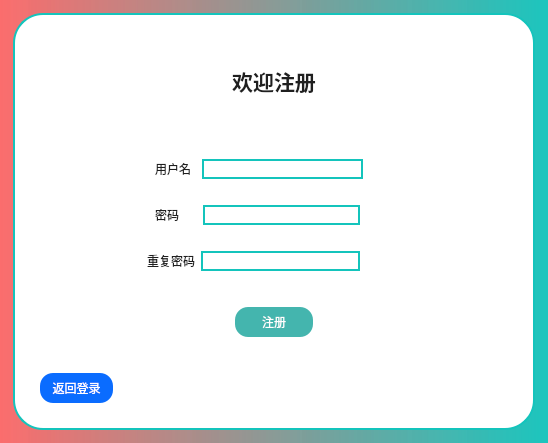
<?xml version="1.0" encoding="UTF-8"?>
<ui version="4.0">
 <class>KLoginWindowClass</class>
 <widget class="QWidget" name="KLoginWindowClass">
  <property name="geometry">
   <rect>
    <x>0</x>
    <y>0</y>
    <width>548</width>
    <height>443</height>
   </rect>
  </property>
  <property name="windowTitle">
   <string>KLoginWindow</string>
  </property>
  <property name="windowIcon">
   <iconset resource="kloginwindow.qrc">
    <normaloff>:/images/address-card.svg</normaloff>:/images/address-card.svg</iconset>
  </property>
  <property name="styleSheet">
   <string notr="true">background-color: qlineargradient(spread:pad, x1:0, y1:0, x2:1, y2:0, stop:0 rgba(251,102,102, 200), stop:1 rgba(20,196,188, 210));</string>
  </property>
  <layout class="QGridLayout" name="gridLayout">
   <item row="0" column="1">
    <spacer name="verticalSpacer_14">
     <property name="orientation">
      <enum>Qt::Vertical</enum>
     </property>
     <property name="sizeType">
      <enum>QSizePolicy::Fixed</enum>
     </property>
     <property name="sizeHint" stdset="0">
      <size>
       <width>20</width>
       <height>2</height>
      </size>
     </property>
    </spacer>
   </item>
   <item row="1" column="0">
    <spacer name="horizontalSpacer_28">
     <property name="orientation">
      <enum>Qt::Horizontal</enum>
     </property>
     <property name="sizeType">
      <enum>QSizePolicy::Fixed</enum>
     </property>
     <property name="sizeHint" stdset="0">
      <size>
       <width>2</width>
       <height>20</height>
      </size>
     </property>
    </spacer>
   </item>
   <item row="1" column="1">
    <widget class="QWidget" name="verticalWidget" native="true">
     <property name="minimumSize">
      <size>
       <width>0</width>
       <height>0</height>
      </size>
     </property>
     <property name="styleSheet">
      <string notr="true">font: 25 14pt &quot;微软雅黑&quot;;
color: rgb(31,31,31);	
background-color: rgb(255, 255, 255);
border:2px solid rgb(20,196,188);
border-radius:30px;
text-align:center;
</string>
     </property>
     <layout class="QVBoxLayout" name="verticalLayout_4" stretch="0">
      <item>
       <widget class="QStackedWidget" name="stackedWidget">
        <property name="styleSheet">
         <string notr="true">font: 25 10pt &quot;等线&quot;;
color: rgb(31,31,31);	
background-color: rgb(255, 255, 255);
border:0px;
text-align:center;</string>
        </property>
        <property name="currentIndex">
         <number>1</number>
        </property>
        <widget class="QWidget" name="page">
         <layout class="QVBoxLayout" name="verticalLayout" stretch="1,2,2,2,2,2,1,1,1,1,1">
          <item>
           <spacer name="verticalSpacer">
            <property name="orientation">
             <enum>Qt::Vertical</enum>
            </property>
            <property name="sizeType">
             <enum>QSizePolicy::Fixed</enum>
            </property>
            <property name="sizeHint" stdset="0">
             <size>
              <width>20</width>
              <height>5</height>
             </size>
            </property>
           </spacer>
          </item>
          <item>
           <layout class="QHBoxLayout" name="horizontalLayout">
            <item>
             <spacer name="horizontalSpacer">
              <property name="orientation">
               <enum>Qt::Horizontal</enum>
              </property>
              <property name="sizeType">
               <enum>QSizePolicy::Fixed</enum>
              </property>
              <property name="sizeHint" stdset="0">
               <size>
                <width>133</width>
                <height>20</height>
               </size>
              </property>
             </spacer>
            </item>
            <item>
             <widget class="QLabel" name="labelTitile">
              <property name="text">
               <string>&lt;html&gt;&lt;head/&gt;&lt;body&gt;&lt;p align=&quot;center&quot;&gt;&lt;span style=&quot; font-size:18pt; font-weight:600;&quot;&gt;欢迎进入-待办-&lt;/span&gt;&lt;/p&gt;&lt;/body&gt;&lt;/html&gt;</string>
              </property>
             </widget>
            </item>
            <item>
             <spacer name="horizontalSpacer_2">
              <property name="orientation">
               <enum>Qt::Horizontal</enum>
              </property>
              <property name="sizeType">
               <enum>QSizePolicy::Fixed</enum>
              </property>
              <property name="sizeHint" stdset="0">
               <size>
                <width>121</width>
                <height>20</height>
               </size>
              </property>
             </spacer>
            </item>
           </layout>
          </item>
          <item>
           <spacer name="verticalSpacer_2">
            <property name="orientation">
             <enum>Qt::Vertical</enum>
            </property>
            <property name="sizeType">
             <enum>QSizePolicy::Fixed</enum>
            </property>
            <property name="sizeHint" stdset="0">
             <size>
              <width>20</width>
              <height>5</height>
             </size>
            </property>
           </spacer>
          </item>
          <item>
           <layout class="QHBoxLayout" name="horizontalLayout_2">
            <item>
             <spacer name="horizontalSpacer_3">
              <property name="orientation">
               <enum>Qt::Horizontal</enum>
              </property>
              <property name="sizeType">
               <enum>QSizePolicy::Fixed</enum>
              </property>
              <property name="sizeHint" stdset="0">
               <size>
                <width>120</width>
                <height>20</height>
               </size>
              </property>
             </spacer>
            </item>
            <item>
             <widget class="QLabel" name="label_name">
              <property name="text">
               <string>用户名：</string>
              </property>
             </widget>
            </item>
            <item>
             <spacer name="horizontalSpacer_7">
              <property name="orientation">
               <enum>Qt::Horizontal</enum>
              </property>
              <property name="sizeType">
               <enum>QSizePolicy::Fixed</enum>
              </property>
              <property name="sizeHint" stdset="0">
               <size>
                <width>5</width>
                <height>20</height>
               </size>
              </property>
             </spacer>
            </item>
            <item>
             <widget class="QLineEdit" name="lineEditUserName">
              <property name="styleSheet">
               <string notr="true">border:2px solid rgb(20,196,188);
border-radius:30px;</string>
              </property>
             </widget>
            </item>
            <item>
             <spacer name="horizontalSpacer_4">
              <property name="orientation">
               <enum>Qt::Horizontal</enum>
              </property>
              <property name="sizeType">
               <enum>QSizePolicy::Fixed</enum>
              </property>
              <property name="sizeHint" stdset="0">
               <size>
                <width>120</width>
                <height>20</height>
               </size>
              </property>
             </spacer>
            </item>
           </layout>
          </item>
          <item>
           <spacer name="verticalSpacer_3">
            <property name="orientation">
             <enum>Qt::Vertical</enum>
            </property>
            <property name="sizeType">
             <enum>QSizePolicy::Fixed</enum>
            </property>
            <property name="sizeHint" stdset="0">
             <size>
              <width>20</width>
              <height>20</height>
             </size>
            </property>
           </spacer>
          </item>
          <item>
           <layout class="QHBoxLayout" name="horizontalLayout_3">
            <item>
             <spacer name="horizontalSpacer_5">
              <property name="orientation">
               <enum>Qt::Horizontal</enum>
              </property>
              <property name="sizeType">
               <enum>QSizePolicy::Fixed</enum>
              </property>
              <property name="sizeHint" stdset="0">
               <size>
                <width>120</width>
                <height>20</height>
               </size>
              </property>
             </spacer>
            </item>
            <item>
             <widget class="QLabel" name="label_pwd">
              <property name="text">
               <string>密码：</string>
              </property>
             </widget>
            </item>
            <item>
             <spacer name="horizontalSpacer_8">
              <property name="orientation">
               <enum>Qt::Horizontal</enum>
              </property>
              <property name="sizeType">
               <enum>QSizePolicy::Fixed</enum>
              </property>
              <property name="sizeHint" stdset="0">
               <size>
                <width>18</width>
                <height>20</height>
               </size>
              </property>
             </spacer>
            </item>
            <item>
             <widget class="QLineEdit" name="lineEditPwd">
              <property name="styleSheet">
               <string notr="true">border:2px solid rgb(20,196,188);
border-radius:30px;</string>
              </property>
             </widget>
            </item>
            <item>
             <spacer name="horizontalSpacer_30">
              <property name="orientation">
               <enum>Qt::Horizontal</enum>
              </property>
              <property name="sizeType">
               <enum>QSizePolicy::Fixed</enum>
              </property>
              <property name="sizeHint" stdset="0">
               <size>
                <width>10</width>
                <height>20</height>
               </size>
              </property>
             </spacer>
            </item>
            <item>
             <widget class="QPushButton" name="btnShowPwd">
              <property name="sizePolicy">
               <sizepolicy hsizetype="Minimum" vsizetype="Fixed">
                <horstretch>0</horstretch>
                <verstretch>0</verstretch>
               </sizepolicy>
              </property>
              <property name="minimumSize">
               <size>
                <width>28</width>
                <height>20</height>
               </size>
              </property>
              <property name="styleSheet">
               <string notr="true">border-image:url(:/images/eye-slash.svg);</string>
              </property>
              <property name="text">
               <string/>
              </property>
              <property name="checkable">
               <bool>true</bool>
              </property>
              <property name="autoExclusive">
               <bool>false</bool>
              </property>
             </widget>
            </item>
            <item>
             <spacer name="horizontalSpacer_6">
              <property name="orientation">
               <enum>Qt::Horizontal</enum>
              </property>
              <property name="sizeType">
               <enum>QSizePolicy::Fixed</enum>
              </property>
              <property name="sizeHint" stdset="0">
               <size>
                <width>75</width>
                <height>20</height>
               </size>
              </property>
             </spacer>
            </item>
           </layout>
          </item>
          <item>
           <spacer name="verticalSpacer_4">
            <property name="orientation">
             <enum>Qt::Vertical</enum>
            </property>
            <property name="sizeType">
             <enum>QSizePolicy::Fixed</enum>
            </property>
            <property name="sizeHint" stdset="0">
             <size>
              <width>20</width>
              <height>30</height>
             </size>
            </property>
           </spacer>
          </item>
          <item>
           <layout class="QHBoxLayout" name="horizontalLayout_4">
            <item>
             <spacer name="horizontalSpacer_9">
              <property name="orientation">
               <enum>Qt::Horizontal</enum>
              </property>
              <property name="sizeType">
               <enum>QSizePolicy::Fixed</enum>
              </property>
              <property name="sizeHint" stdset="0">
               <size>
                <width>200</width>
                <height>20</height>
               </size>
              </property>
             </spacer>
            </item>
            <item>
             <widget class="QPushButton" name="btnLogin">
              <property name="sizePolicy">
               <sizepolicy hsizetype="Minimum" vsizetype="Fixed">
                <horstretch>0</horstretch>
                <verstretch>0</verstretch>
               </sizepolicy>
              </property>
              <property name="minimumSize">
               <size>
                <width>0</width>
                <height>30</height>
               </size>
              </property>
              <property name="styleSheet">
               <string notr="true">QPushButton {
color:rgb(255, 255, 255);
background-color:rgb(68,181,174);
border-radius:13px;
font: bold 9pt &quot;微软雅黑&quot;;
border:0px;
}
QPushButton:hover {
background-color:rgb(100, 197, 255);
font: bold 9pt &quot;微软雅黑&quot;;
}
QPushButton:pressed {
background-color:rgb(247,76,49);
font: bold 9pt &quot;微软雅黑&quot;;
}
QPushButton:disabled {
    background-color: rgb(160,160,160);
    font: bold 9pt &quot;微软雅黑&quot;;
    opacity: 0.5;
    border: 2px solid rgb(255, 0, 0);
}</string>
              </property>
              <property name="text">
               <string>登录</string>
              </property>
             </widget>
            </item>
            <item>
             <spacer name="horizontalSpacer_10">
              <property name="orientation">
               <enum>Qt::Horizontal</enum>
              </property>
              <property name="sizeType">
               <enum>QSizePolicy::Fixed</enum>
              </property>
              <property name="sizeHint" stdset="0">
               <size>
                <width>200</width>
                <height>20</height>
               </size>
              </property>
             </spacer>
            </item>
           </layout>
          </item>
          <item>
           <spacer name="verticalSpacer_5">
            <property name="orientation">
             <enum>Qt::Vertical</enum>
            </property>
            <property name="sizeType">
             <enum>QSizePolicy::Fixed</enum>
            </property>
            <property name="sizeHint" stdset="0">
             <size>
              <width>20</width>
              <height>35</height>
             </size>
            </property>
           </spacer>
          </item>
          <item>
           <layout class="QHBoxLayout" name="horizontalLayout_5">
            <item>
             <spacer name="horizontalSpacer_12">
              <property name="orientation">
               <enum>Qt::Horizontal</enum>
              </property>
              <property name="sizeType">
               <enum>QSizePolicy::Fixed</enum>
              </property>
              <property name="sizeHint" stdset="0">
               <size>
                <width>5</width>
                <height>20</height>
               </size>
              </property>
             </spacer>
            </item>
            <item>
             <widget class="QPushButton" name="btnToRegister">
              <property name="sizePolicy">
               <sizepolicy hsizetype="Minimum" vsizetype="Fixed">
                <horstretch>0</horstretch>
                <verstretch>0</verstretch>
               </sizepolicy>
              </property>
              <property name="minimumSize">
               <size>
                <width>0</width>
                <height>30</height>
               </size>
              </property>
              <property name="styleSheet">
               <string notr="true">QPushButton {
color:rgb(255, 255, 255);
background-color:rgb(10, 108, 255);
border-radius:13px;
font: bold 9pt &quot;微软雅黑&quot;;
border:0px;
}
QPushButton:hover {
background-color:rgb(100, 197, 255);
font: bold 9pt &quot;微软雅黑&quot;;
}
QPushButton:pressed {
background-color:rgb(247,76,49);
font: bold 9pt &quot;微软雅黑&quot;;
}
QPushButton:disabled {
    background-color: rgb(160,160,160);
    font: bold 9pt &quot;微软雅黑&quot;;
    opacity: 0.5;
    border: 2px solid rgb(255, 0, 0);
}</string>
              </property>
              <property name="text">
               <string>注册账号</string>
              </property>
             </widget>
            </item>
            <item>
             <spacer name="horizontalSpacer_11">
              <property name="orientation">
               <enum>Qt::Horizontal</enum>
              </property>
              <property name="sizeType">
               <enum>QSizePolicy::Fixed</enum>
              </property>
              <property name="sizeHint" stdset="0">
               <size>
                <width>400</width>
                <height>20</height>
               </size>
              </property>
             </spacer>
            </item>
           </layout>
          </item>
          <item>
           <spacer name="verticalSpacer_6">
            <property name="orientation">
             <enum>Qt::Vertical</enum>
            </property>
            <property name="sizeType">
             <enum>QSizePolicy::Fixed</enum>
            </property>
            <property name="sizeHint" stdset="0">
             <size>
              <width>20</width>
              <height>5</height>
             </size>
            </property>
           </spacer>
          </item>
         </layout>
        </widget>
        <widget class="QWidget" name="page_2">
         <layout class="QVBoxLayout" name="verticalLayout_2" stretch="3,3,3,3,3,3,3,3,1,2,2,2,1">
          <item>
           <spacer name="verticalSpacer_7">
            <property name="orientation">
             <enum>Qt::Vertical</enum>
            </property>
            <property name="sizeType">
             <enum>QSizePolicy::Fixed</enum>
            </property>
            <property name="sizeHint" stdset="0">
             <size>
              <width>20</width>
              <height>5</height>
             </size>
            </property>
           </spacer>
          </item>
          <item>
           <layout class="QHBoxLayout" name="horizontalLayout_6">
            <item>
             <spacer name="horizontalSpacer_13">
              <property name="orientation">
               <enum>Qt::Horizontal</enum>
              </property>
              <property name="sizeType">
               <enum>QSizePolicy::Fixed</enum>
              </property>
              <property name="sizeHint" stdset="0">
               <size>
                <width>190</width>
                <height>20</height>
               </size>
              </property>
             </spacer>
            </item>
            <item>
             <widget class="QLabel" name="labelReTitile">
              <property name="text">
               <string>&lt;html&gt;&lt;head/&gt;&lt;body&gt;&lt;p align=&quot;center&quot;&gt;&lt;span style=&quot; font-size:16pt; font-weight:600;&quot;&gt;欢迎注册&lt;/span&gt;&lt;/p&gt;&lt;/body&gt;&lt;/html&gt;</string>
              </property>
             </widget>
            </item>
            <item>
             <spacer name="horizontalSpacer_14">
              <property name="orientation">
               <enum>Qt::Horizontal</enum>
              </property>
              <property name="sizeType">
               <enum>QSizePolicy::Fixed</enum>
              </property>
              <property name="sizeHint" stdset="0">
               <size>
                <width>190</width>
                <height>20</height>
               </size>
              </property>
             </spacer>
            </item>
           </layout>
          </item>
          <item>
           <spacer name="verticalSpacer_8">
            <property name="orientation">
             <enum>Qt::Vertical</enum>
            </property>
            <property name="sizeType">
             <enum>QSizePolicy::Fixed</enum>
            </property>
            <property name="sizeHint" stdset="0">
             <size>
              <width>20</width>
              <height>30</height>
             </size>
            </property>
           </spacer>
          </item>
          <item>
           <layout class="QHBoxLayout" name="horizontalLayout_7">
            <item>
             <spacer name="horizontalSpacer_15">
              <property name="orientation">
               <enum>Qt::Horizontal</enum>
              </property>
              <property name="sizeType">
               <enum>QSizePolicy::Fixed</enum>
              </property>
              <property name="sizeHint" stdset="0">
               <size>
                <width>120</width>
                <height>20</height>
               </size>
              </property>
             </spacer>
            </item>
            <item>
             <widget class="QLabel" name="labelReName">
              <property name="text">
               <string>用户名</string>
              </property>
             </widget>
            </item>
            <item>
             <spacer name="horizontalSpacer_17">
              <property name="orientation">
               <enum>Qt::Horizontal</enum>
              </property>
              <property name="sizeType">
               <enum>QSizePolicy::Fixed</enum>
              </property>
              <property name="sizeHint" stdset="0">
               <size>
                <width>5</width>
                <height>20</height>
               </size>
              </property>
             </spacer>
            </item>
            <item>
             <widget class="QLineEdit" name="lineEditReName">
              <property name="styleSheet">
               <string notr="true">border:2px solid rgb(20,196,188);
border-radius:30px;</string>
              </property>
             </widget>
            </item>
            <item>
             <spacer name="horizontalSpacer_16">
              <property name="orientation">
               <enum>Qt::Horizontal</enum>
              </property>
              <property name="sizeType">
               <enum>QSizePolicy::Fixed</enum>
              </property>
              <property name="sizeHint" stdset="0">
               <size>
                <width>150</width>
                <height>20</height>
               </size>
              </property>
             </spacer>
            </item>
           </layout>
          </item>
          <item>
           <spacer name="verticalSpacer_9">
            <property name="orientation">
             <enum>Qt::Vertical</enum>
            </property>
            <property name="sizeType">
             <enum>QSizePolicy::Fixed</enum>
            </property>
            <property name="sizeHint" stdset="0">
             <size>
              <width>20</width>
              <height>20</height>
             </size>
            </property>
           </spacer>
          </item>
          <item>
           <layout class="QHBoxLayout" name="horizontalLayout_8">
            <item>
             <spacer name="horizontalSpacer_18">
              <property name="orientation">
               <enum>Qt::Horizontal</enum>
              </property>
              <property name="sizeType">
               <enum>QSizePolicy::Fixed</enum>
              </property>
              <property name="sizeHint" stdset="0">
               <size>
                <width>120</width>
                <height>20</height>
               </size>
              </property>
             </spacer>
            </item>
            <item>
             <widget class="QLabel" name="labelRePwd">
              <property name="text">
               <string>密码</string>
              </property>
             </widget>
            </item>
            <item>
             <spacer name="horizontalSpacer_20">
              <property name="orientation">
               <enum>Qt::Horizontal</enum>
              </property>
              <property name="sizeType">
               <enum>QSizePolicy::Fixed</enum>
              </property>
              <property name="sizeHint" stdset="0">
               <size>
                <width>18</width>
                <height>20</height>
               </size>
              </property>
             </spacer>
            </item>
            <item>
             <widget class="QLineEdit" name="lineEditRePwd">
              <property name="styleSheet">
               <string notr="true">border:2px solid rgb(20,196,188);
border-radius:30px;</string>
              </property>
             </widget>
            </item>
            <item>
             <spacer name="horizontalSpacer_31">
              <property name="orientation">
               <enum>Qt::Horizontal</enum>
              </property>
              <property name="sizeType">
               <enum>QSizePolicy::Fixed</enum>
              </property>
              <property name="sizeHint" stdset="0">
               <size>
                <width>10</width>
                <height>20</height>
               </size>
              </property>
             </spacer>
            </item>
            <item>
             <widget class="QPushButton" name="btnShowPwd_2">
              <property name="sizePolicy">
               <sizepolicy hsizetype="Minimum" vsizetype="Fixed">
                <horstretch>0</horstretch>
                <verstretch>0</verstretch>
               </sizepolicy>
              </property>
              <property name="minimumSize">
               <size>
                <width>28</width>
                <height>20</height>
               </size>
              </property>
              <property name="styleSheet">
               <string notr="true">border-image:url(:/images/eye-slash.svg);</string>
              </property>
              <property name="text">
               <string/>
              </property>
              <property name="checkable">
               <bool>true</bool>
              </property>
              <property name="autoExclusive">
               <bool>false</bool>
              </property>
             </widget>
            </item>
            <item>
             <spacer name="horizontalSpacer_19">
              <property name="orientation">
               <enum>Qt::Horizontal</enum>
              </property>
              <property name="sizeType">
               <enum>QSizePolicy::Fixed</enum>
              </property>
              <property name="sizeHint" stdset="0">
               <size>
                <width>105</width>
                <height>20</height>
               </size>
              </property>
             </spacer>
            </item>
           </layout>
          </item>
          <item>
           <spacer name="verticalSpacer_10">
            <property name="orientation">
             <enum>Qt::Vertical</enum>
            </property>
            <property name="sizeType">
             <enum>QSizePolicy::Fixed</enum>
            </property>
            <property name="sizeHint" stdset="0">
             <size>
              <width>20</width>
              <height>20</height>
             </size>
            </property>
           </spacer>
          </item>
          <item>
           <layout class="QHBoxLayout" name="horizontalLayout_9">
            <item>
             <spacer name="horizontalSpacer_21">
              <property name="orientation">
               <enum>Qt::Horizontal</enum>
              </property>
              <property name="sizeType">
               <enum>QSizePolicy::Fixed</enum>
              </property>
              <property name="sizeHint" stdset="0">
               <size>
                <width>112</width>
                <height>20</height>
               </size>
              </property>
             </spacer>
            </item>
            <item>
             <widget class="QLabel" name="labelRePwd_2">
              <property name="text">
               <string>重复密码</string>
              </property>
             </widget>
            </item>
            <item>
             <spacer name="horizontalSpacer_22">
              <property name="orientation">
               <enum>Qt::Horizontal</enum>
              </property>
              <property name="sizeType">
               <enum>QSizePolicy::Fixed</enum>
              </property>
              <property name="sizeHint" stdset="0">
               <size>
                <width>0</width>
                <height>20</height>
               </size>
              </property>
             </spacer>
            </item>
            <item>
             <widget class="QLineEdit" name="lineEditRePwd_2">
              <property name="styleSheet">
               <string notr="true">border:2px solid rgb(20,196,188);
border-radius:30px;</string>
              </property>
             </widget>
            </item>
            <item>
             <spacer name="horizontalSpacer_32">
              <property name="orientation">
               <enum>Qt::Horizontal</enum>
              </property>
              <property name="sizeType">
               <enum>QSizePolicy::Fixed</enum>
              </property>
              <property name="sizeHint" stdset="0">
               <size>
                <width>10</width>
                <height>20</height>
               </size>
              </property>
             </spacer>
            </item>
            <item>
             <widget class="QPushButton" name="btnShowPwd_3">
              <property name="sizePolicy">
               <sizepolicy hsizetype="Minimum" vsizetype="Fixed">
                <horstretch>0</horstretch>
                <verstretch>0</verstretch>
               </sizepolicy>
              </property>
              <property name="minimumSize">
               <size>
                <width>28</width>
                <height>20</height>
               </size>
              </property>
              <property name="styleSheet">
               <string notr="true">border-image:url(:/images/eye-slash.svg);</string>
              </property>
              <property name="text">
               <string/>
              </property>
              <property name="checkable">
               <bool>true</bool>
              </property>
              <property name="autoExclusive">
               <bool>false</bool>
              </property>
             </widget>
            </item>
            <item>
             <spacer name="horizontalSpacer_23">
              <property name="orientation">
               <enum>Qt::Horizontal</enum>
              </property>
              <property name="sizeType">
               <enum>QSizePolicy::Fixed</enum>
              </property>
              <property name="sizeHint" stdset="0">
               <size>
                <width>105</width>
                <height>20</height>
               </size>
              </property>
             </spacer>
            </item>
           </layout>
          </item>
          <item>
           <spacer name="verticalSpacer_11">
            <property name="orientation">
             <enum>Qt::Vertical</enum>
            </property>
            <property name="sizeType">
             <enum>QSizePolicy::Fixed</enum>
            </property>
            <property name="sizeHint" stdset="0">
             <size>
              <width>20</width>
              <height>30</height>
             </size>
            </property>
           </spacer>
          </item>
          <item>
           <layout class="QHBoxLayout" name="horizontalLayout_10">
            <item>
             <spacer name="horizontalSpacer_24">
              <property name="orientation">
               <enum>Qt::Horizontal</enum>
              </property>
              <property name="sizeType">
               <enum>QSizePolicy::Fixed</enum>
              </property>
              <property name="sizeHint" stdset="0">
               <size>
                <width>200</width>
                <height>20</height>
               </size>
              </property>
             </spacer>
            </item>
            <item>
             <widget class="QPushButton" name="btnRegister">
              <property name="sizePolicy">
               <sizepolicy hsizetype="Minimum" vsizetype="Fixed">
                <horstretch>0</horstretch>
                <verstretch>0</verstretch>
               </sizepolicy>
              </property>
              <property name="minimumSize">
               <size>
                <width>0</width>
                <height>30</height>
               </size>
              </property>
              <property name="styleSheet">
               <string notr="true">QPushButton {
color:rgb(255, 255, 255);
background-color:rgb(68,181,174);
border-radius:13px;
font: bold 9pt &quot;微软雅黑&quot;;
border:0px;
}
QPushButton:hover {
background-color:rgb(100, 197, 255);
font: bold 9pt &quot;微软雅黑&quot;;
}
QPushButton:pressed {
background-color:rgb(247,76,49);
font: bold 9pt &quot;微软雅黑&quot;;
}
QPushButton:disabled {
    background-color: rgb(160,160,160);
    font: bold 9pt &quot;微软雅黑&quot;;
    opacity: 0.5;
    border: 2px solid rgb(255, 0, 0);
}</string>
              </property>
              <property name="text">
               <string>注册</string>
              </property>
             </widget>
            </item>
            <item>
             <spacer name="horizontalSpacer_25">
              <property name="orientation">
               <enum>Qt::Horizontal</enum>
              </property>
              <property name="sizeType">
               <enum>QSizePolicy::Fixed</enum>
              </property>
              <property name="sizeHint" stdset="0">
               <size>
                <width>200</width>
                <height>20</height>
               </size>
              </property>
             </spacer>
            </item>
           </layout>
          </item>
          <item>
           <spacer name="verticalSpacer_12">
            <property name="orientation">
             <enum>Qt::Vertical</enum>
            </property>
            <property name="sizeType">
             <enum>QSizePolicy::Fixed</enum>
            </property>
            <property name="sizeHint" stdset="0">
             <size>
              <width>20</width>
              <height>30</height>
             </size>
            </property>
           </spacer>
          </item>
          <item>
           <layout class="QHBoxLayout" name="horizontalLayout_11">
            <item>
             <spacer name="horizontalSpacer_26">
              <property name="orientation">
               <enum>Qt::Horizontal</enum>
              </property>
              <property name="sizeType">
               <enum>QSizePolicy::Fixed</enum>
              </property>
              <property name="sizeHint" stdset="0">
               <size>
                <width>5</width>
                <height>20</height>
               </size>
              </property>
             </spacer>
            </item>
            <item>
             <widget class="QPushButton" name="btnToLogin">
              <property name="sizePolicy">
               <sizepolicy hsizetype="Minimum" vsizetype="Fixed">
                <horstretch>0</horstretch>
                <verstretch>0</verstretch>
               </sizepolicy>
              </property>
              <property name="minimumSize">
               <size>
                <width>0</width>
                <height>30</height>
               </size>
              </property>
              <property name="styleSheet">
               <string notr="true">QPushButton {
color:rgb(255, 255, 255);
background-color:rgb(10, 108, 255);
border-radius:13px;
font: bold 9pt &quot;微软雅黑&quot;;
border:0px;
}
QPushButton:hover {
background-color:rgb(100, 197, 255);
font: bold 9pt &quot;微软雅黑&quot;;
}
QPushButton:pressed {
background-color:rgb(247,76,49);
font: bold 9pt &quot;微软雅黑&quot;;
}
QPushButton:disabled {
    background-color: rgb(160,160,160);
    font: bold 9pt &quot;微软雅黑&quot;;
    opacity: 0.5;
    border: 2px solid rgb(255, 0, 0);
}</string>
              </property>
              <property name="text">
               <string>返回登录</string>
              </property>
             </widget>
            </item>
            <item>
             <spacer name="horizontalSpacer_27">
              <property name="orientation">
               <enum>Qt::Horizontal</enum>
              </property>
              <property name="sizeType">
               <enum>QSizePolicy::Fixed</enum>
              </property>
              <property name="sizeHint" stdset="0">
               <size>
                <width>400</width>
                <height>20</height>
               </size>
              </property>
             </spacer>
            </item>
           </layout>
          </item>
          <item>
           <spacer name="verticalSpacer_13">
            <property name="orientation">
             <enum>Qt::Vertical</enum>
            </property>
            <property name="sizeType">
             <enum>QSizePolicy::Fixed</enum>
            </property>
            <property name="sizeHint" stdset="0">
             <size>
              <width>20</width>
              <height>5</height>
             </size>
            </property>
           </spacer>
          </item>
         </layout>
        </widget>
       </widget>
      </item>
     </layout>
    </widget>
   </item>
   <item row="1" column="2">
    <spacer name="horizontalSpacer_29">
     <property name="orientation">
      <enum>Qt::Horizontal</enum>
     </property>
     <property name="sizeType">
      <enum>QSizePolicy::Fixed</enum>
     </property>
     <property name="sizeHint" stdset="0">
      <size>
       <width>2</width>
       <height>20</height>
      </size>
     </property>
    </spacer>
   </item>
   <item row="2" column="1">
    <spacer name="verticalSpacer_15">
     <property name="orientation">
      <enum>Qt::Vertical</enum>
     </property>
     <property name="sizeType">
      <enum>QSizePolicy::Fixed</enum>
     </property>
     <property name="sizeHint" stdset="0">
      <size>
       <width>20</width>
       <height>2</height>
      </size>
     </property>
    </spacer>
   </item>
  </layout>
 </widget>
 <layoutdefault spacing="6" margin="11"/>
 <resources>
  <include location="kloginwindow.qrc"/>
 </resources>
 <connections/>
</ui>
